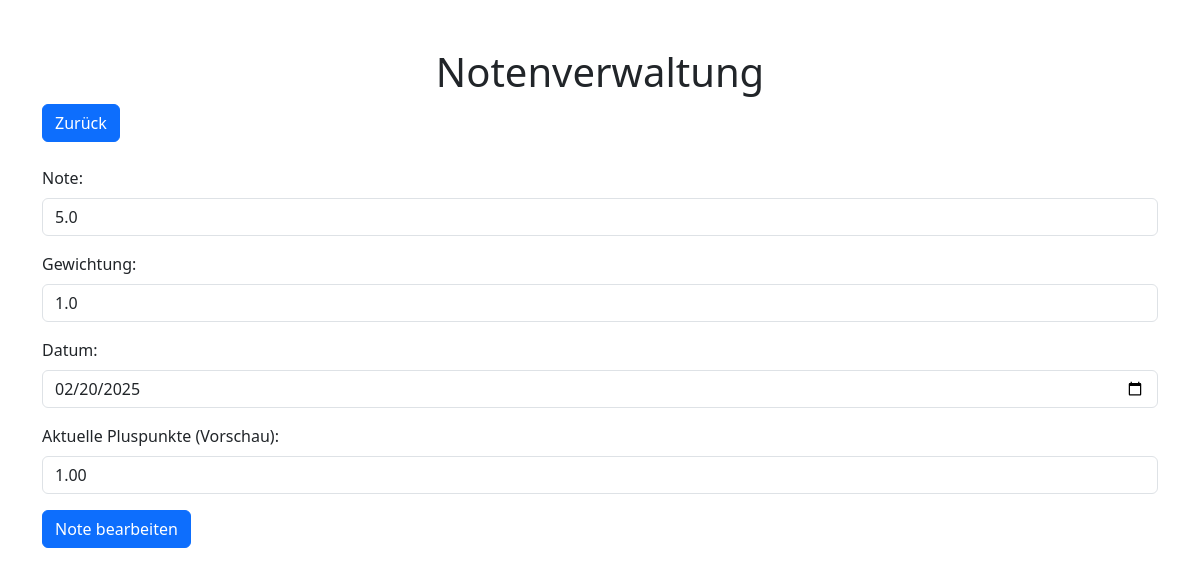
Page /note/edit/3 (signed in) on the committed database.
### app.py (models this page shows, shortened)
class Note(db.Model):
    __tablename__ = 'noten'
    id = db.Column(db.Integer, primary_key=True)
    wert = db.Column(db.Float, nullable=False)
    datum = db.Column(db.Date, nullable=False)
    gewichtung = db.Column(db.Float, default=1.0)
    fach_id = db.Column(db.Integer, db.ForeignKey('faecher.id'), nullable=False)
    user_id = db.Column(db.Integer, db.ForeignKey('users.id'), nullable=False)

### app.py (the view, shortened to what this page needs)
@app.route("/<string:type>/<string:action>", methods=["GET", "POST"])
@app.route("/<string:type>/<string:action>/<int:fach_id>", methods=["GET", "POST"])
def handle_item(type, action, fach_id=None):
    if type == "fach":
        item = Fach.query.filter_by(id=fach_id, user_id=current_user.id).first() if fach_id else None
        if fach_id and not item:
            return "Unauthorized", 403
        if request.method == "POST":
            name = request.form['name']
            if action == "add":
                new_fach = Fach(name=name, user_id=current_user.id)
                db.session.add(new_fach)
            elif action == "edit" and item:
                item.name = name
            db.session.commit()
            return redirect(url_for('index'))
        return render_template("handle.html", type="Fach", action=action, data=item)
    elif type == "note":
        item = Note.query.get(fach_id) if fach_id and action == "edit" else None
        fach = Fach.query.get(item.fach_id) if item else Fach.query.get(fach_id)
        if not fach:
            return "Fach nicht gefunden", 404
        if fach.user_id != current_user.id:
            return "Unauthorized", 403
        existing_grades = [note.wert for note in fach.noten] if fach.noten else []
        existing_weights = [note.gewichtung for note in fach.noten] if fach.noten else []
        current_pluspunkte = fach.calculate_pluspunkte()
        note_index = -1
        if type == "note" and action == "edit" and item:
            note_index = next((index for index, note in enumerate(fach.noten) if note.id == item.id), -1)
        return render_template(
            "handle.html",
            type="Note",
            action=action,
            data=item,
            fach_id=fach_id,
            current_pluspunkte=current_pluspunkte,
            existing_grades=existing_grades,
            existing_weights=existing_weights,
            note_index=note_index,
        )

### app.py (called while the page is built)
@login_manager.user_loader
def load_user(user_id):
    return User.query.get(int(user_id))

    def calculate_pluspunkte(self):
        base_grade = 4.0
        total_weighted_sum = 0.0
        total_weight = 0.0
        for note in self.noten:
            total_weighted_sum += note.wert * note.gewichtung
            total_weight += note.gewichtung
        if total_weight == 0:
            return 0.0
        average = total_weighted_sum / total_weight
        rounded_average = int(average * 2 + 0.5) / 2
        if rounded_average >= base_grade:
            return round(rounded_average - base_grade, 2)
        else:
            return -round(base_grade - rounded_average, 2) * 2

### templates/handle.html (shortened to what this page needs)
<!DOCTYPE html>
<html lang="de">
<head>
    <link href="https://cdn.jsdelivr.net/npm/bootstrap@5.3.0-alpha1/dist/css/bootstrap.min.css" rel="stylesheet">
</head>
<body>
    <div class="container mt-5">
        <h1 class="text-center">Notenverwaltung</h1>
        <nav class="mb-4">
            <a class="btn btn-primary" href="/">Zurück</a>
        </nav>
        {% if type == "Note" %}
        <form id="noteForm" method="POST" action="/note/{{ action }}/{{ fach_id }}" class="mt-4">
            <div class="mb-3">
                <label for="wert" class="form-label">Note:</label>
                <input type="number" id="wert" name="wert" class="form-control" step="0.001" min="1" max="6"
                       value="{{ data.wert if data else '' }}" required>
            </div>
            <div class="mb-3">
                <label for="gewichtung" class="form-label">Gewichtung:</label>
                <input type="number" id="gewichtung" name="gewichtung" class="form-control" step="0.001"
                       value="{{ data.gewichtung if data else 1.0 }}" required>
            </div>
            <div class="mb-3">
                <label for="datum" class="form-label">Datum:</label>
                <input type="date" id="datum" name="datum" class="form-control"
                       value="{{ data.datum if data else '' }}" required>
            </div>
            <div class="mb-3">
                <label for="pluspunkte" class="form-label">Aktuelle Pluspunkte (Vorschau):</label>
                <input type="text" id="pluspunkte" class="form-control"
                       value="0.00" readonly>
            </div>
            <button type="submit" class="btn btn-primary">
                {{ "Note bearbeiten" if action == "edit" else "Note hinzufügen" }}
            </button>
        </form>
        {% endif %}
    </div>
</body>
</html>

### rows in the picture
Note: wert "5.0", gewichtung "1.0", datum "02/20/2025"

### other values in the picture
{{ "Note bearbeiten" if action == "edit" else "Note hinzufügen" }} "Note bearbeiten"
